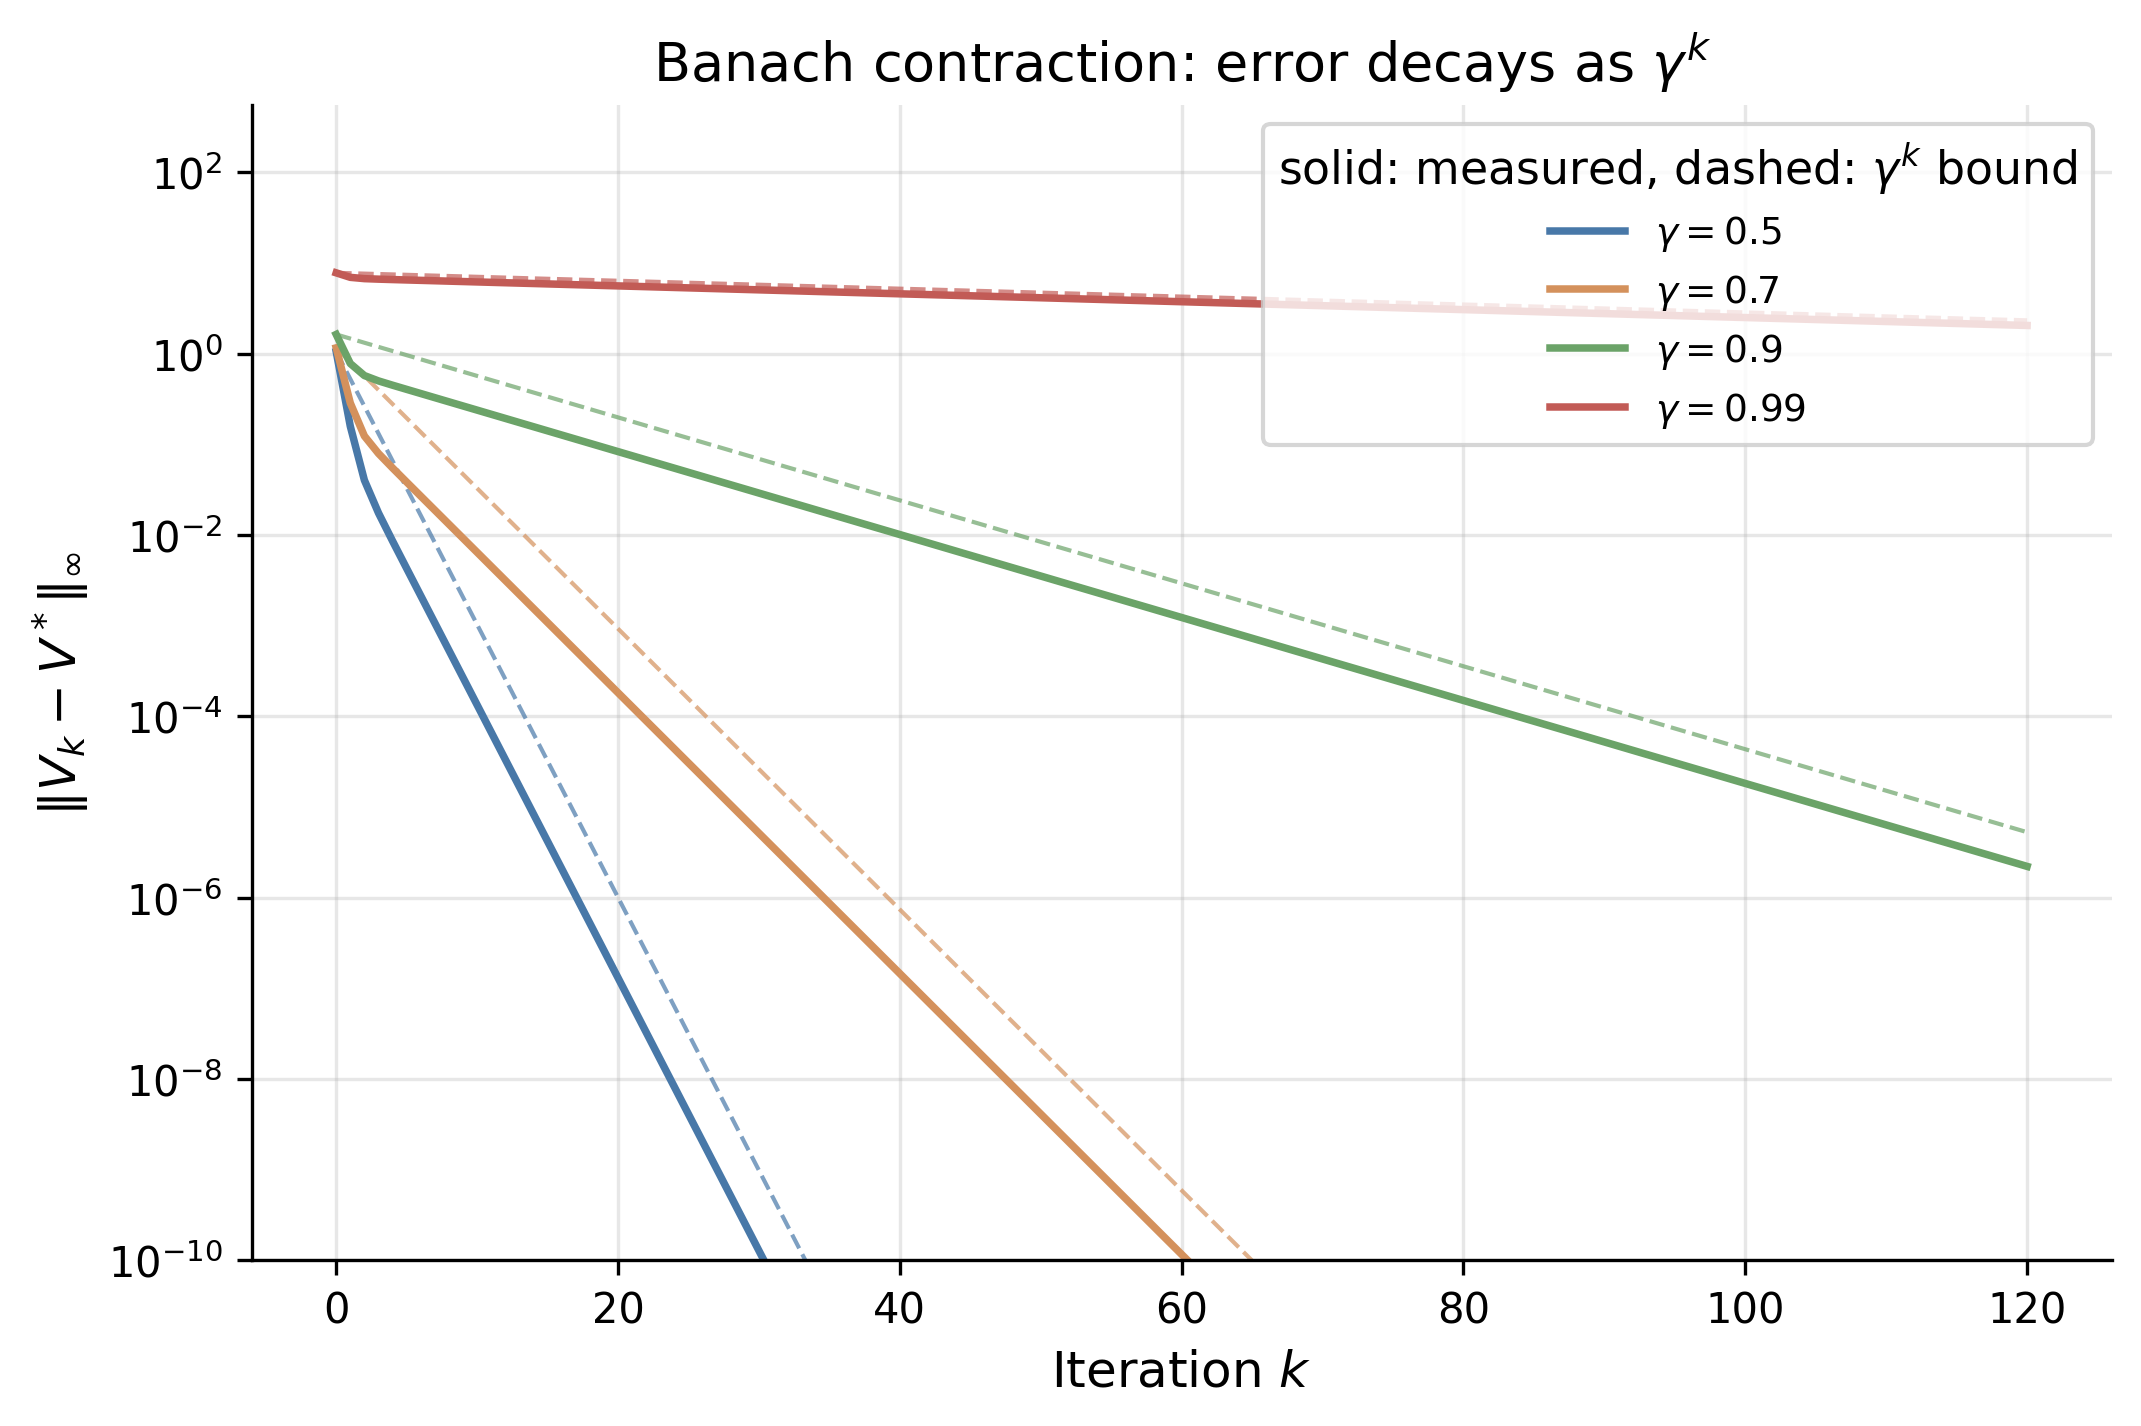

Recreate this plot in Python.
# Banach Fixed-Point Theorem: geometric convergence of a gamma-contraction
# Appendix A - Mathematical Preliminaries
# Iterates the policy-evaluation Bellman operator (a gamma-contraction) and checks
# that the error decays as gamma^k, the rate the Banach fixed-point theorem predicts.

import argparse
import os
import sys

sys.path.insert(0, os.path.join(os.path.dirname(__file__), "..", ".."))
from sims.sim_cache import compute_or_load, add_component_args, parse_force_set
from sims.plot_style import apply_style, COLORS, FIG_SINGLE

import numpy as np
import matplotlib

matplotlib.use("Agg")
import matplotlib.pyplot as plt

apply_style()

# ---------------------------------------------------------------------------
# Configuration
# ---------------------------------------------------------------------------

CACHE_DIR = os.path.join(os.path.dirname(__file__), "cache")
SCRIPT_NAME = "banach_contraction"
CONFIG = {
    "n_states": 50,
    "gammas": [0.5, 0.7, 0.9, 0.99],
    "n_iters": 120,
    "n_seeds": 30,
    "tol": 1e-10,
    "version": 1,
}

OUTPUT_DIR = os.path.dirname(__file__)

GAMMA_COLORS = {
    0.5: COLORS["blue"],
    0.7: COLORS["orange"],
    0.9: COLORS["green"],
    0.99: COLORS["red"],
}

# ---------------------------------------------------------------------------
# Operator: policy-evaluation Bellman operator T V = r + gamma P V (a gamma-contraction
# in the sup norm, since P is row-stochastic so ||P||_inf = 1).
# ---------------------------------------------------------------------------


def random_mdp(n_states, seed):
    """Random row-stochastic transition matrix P and bounded reward r."""
    rng = np.random.RandomState(seed)
    P = rng.dirichlet(np.ones(n_states), size=n_states)  # each row sums to 1
    r = rng.uniform(-1.0, 1.0, size=n_states)
    return P, r


def iterate_operator(P, r, gamma, V0, n_iters):
    """Return the sup-norm error ||V_k - V*||_inf for k = 0, ..., n_iters.

    V* solves V = r + gamma P V exactly, i.e. V* = (I - gamma P)^{-1} r.
    """
    n = len(r)
    V_star = np.linalg.solve(np.eye(n) - gamma * P, r)
    V = V0.copy()
    err = np.zeros(n_iters + 1)
    err[0] = np.max(np.abs(V - V_star))
    for k in range(1, n_iters + 1):
        V = r + gamma * (P @ V)  # one application of the Bellman operator T
        err[k] = np.max(np.abs(V - V_star))
    return err, V_star


# ---------------------------------------------------------------------------
# Computation
# ---------------------------------------------------------------------------


def _run_experiment():
    n_states = CONFIG["n_states"]
    gammas = CONFIG["gammas"]
    n_iters = CONFIG["n_iters"]
    n_seeds = CONFIG["n_seeds"]
    tol = CONFIG["tol"]

    print("Banach fixed-point: policy-evaluation operator T V = r + gamma P V")
    print(f"  States: {n_states}, seeds: {n_seeds}, iters: {n_iters}")
    print(f"  gammas: {gammas}")
    print()

    results = {}
    for gamma in gammas:
        errs = np.zeros((n_seeds, n_iters + 1))
        ratios = np.zeros(n_seeds)  # measured per-step contraction factor
        iters_to_tol = np.zeros(n_seeds)
        for si in range(n_seeds):
            P, r = random_mdp(n_states, seed=100 + si)
            err, _ = iterate_operator(P, r, gamma, np.zeros(n_states), n_iters)
            errs[si] = err
            # measured contraction factor: geometric mean of err[k+1]/err[k] over
            # the steps where the error is still above machine noise
            mask = err[:-1] > tol
            steps = np.maximum(mask.sum(), 1)
            ratios[si] = (err[steps] / err[0]) ** (1.0 / steps) if err[0] > 0 else 0.0
            below = np.where(err < tol)[0]
            iters_to_tol[si] = below[0] if len(below) > 0 else np.nan

        mean_err = errs.mean(axis=0)
        se_err = errs.std(axis=0) / np.sqrt(n_seeds)
        n_reached = int(np.sum(~np.isnan(iters_to_tol)))
        results[str(gamma)] = {
            "mean_err": mean_err,
            "se_err": se_err,
            "ratio_mean": float(ratios.mean()),
            "ratio_se": float(ratios.std() / np.sqrt(n_seeds)),
            "iters_to_tol_mean": float(np.nanmean(iters_to_tol))
            if n_reached
            else float("nan"),
            "iters_to_tol_count": n_reached,
            # theoretical iterations to reach tol from the mean initial error:
            "iters_pred": float(np.log(tol / mean_err[0]) / np.log(gamma))
            if mean_err[0] > 0
            else float("nan"),
        }
        print(
            f"  gamma={gamma:.2f}: measured contraction factor = "
            f"{results[str(gamma)]['ratio_mean']:.4f} +/- {results[str(gamma)]['ratio_se']:.4f} "
            f"(theory {gamma:.2f}); iters to tol = {results[str(gamma)]['iters_to_tol_mean']:.1f}"
        )

    return {"results": results, "config": CONFIG}


def compute_data(force=None):
    force = force or set()
    return compute_or_load(
        CACHE_DIR,
        SCRIPT_NAME,
        "banach",
        CONFIG,
        _run_experiment,
        force=("banach" in force),
    )


# ---------------------------------------------------------------------------
# Output generation
# ---------------------------------------------------------------------------


def generate_outputs(data):
    results = data["results"]
    config = data["config"]
    gammas = config["gammas"]
    tol = config["tol"]

    # --- Figure: log-scale error decay with the gamma^k bound overlaid ---
    fig, ax = plt.subplots(figsize=FIG_SINGLE)
    for gamma in gammas:
        r = results[str(gamma)]
        mean = r["mean_err"]
        k = np.arange(len(mean))
        color = GAMMA_COLORS[gamma]
        ax.semilogy(k, mean, color=color, linewidth=1.8, label=f"$\\gamma = {gamma}$")
        # theoretical bound gamma^k * ||V_0 - V*||
        bound = mean[0] * (gamma**k)
        ax.semilogy(k, bound, color=color, linewidth=1.0, linestyle="--", alpha=0.7)

    ax.set_xlabel("Iteration $k$")
    ax.set_ylabel(r"$\|V_k - V^*\|_\infty$")
    ax.set_title("Banach contraction: error decays as $\\gamma^k$")
    ax.set_ylim(tol, None)
    ax.legend(loc="upper right", title="solid: measured, dashed: $\\gamma^k$ bound")

    fig_path = os.path.join(OUTPUT_DIR, "banach_contraction.png")
    fig.savefig(fig_path, dpi=300, bbox_inches="tight")
    plt.close(fig)
    print(f"  Figure saved: {fig_path}")

    # --- LaTeX table ---
    tex_path = os.path.join(OUTPUT_DIR, "banach_contraction.tex")
    with open(tex_path, "w") as f:
        f.write("\\begin{table}[h]\n\\centering\n")
        f.write(
            "\\caption{Banach fixed-point convergence of the policy-evaluation operator "
            "$TV = r + \\gamma P V$ on a random "
            + str(config["n_states"])
            + "-state chain. Measured contraction factor is the geometric mean of "
            "$\\|V_{k+1}-V^*\\|_\\infty / \\|V_k-V^*\\|_\\infty$, which approaches $\\gamma$ "
            "from below as the transient sub-dominant modes decay. Mean $\\pm$ SE over "
            + str(config["n_seeds"])
            + " random MDPs.}\n"
        )
        f.write("\\label{tab:prelim_banach}\n")
        f.write("\\begin{tabular}{cccc}\n\\hline\n")
        f.write(
            "$\\gamma$ & Measured factor & Theory ($\\gamma$) & Iterations to $10^{-10}$ (predicted) \\\\\n"
        )
        f.write("\\hline\n")
        for gamma in gammas:
            r = results[str(gamma)]
            f.write(
                f"{gamma} & {r['ratio_mean']:.4f} $\\pm$ {r['ratio_se']:.4f} & "
                f"{gamma:.2f} & {r['iters_pred']:.0f} \\\\\n"
            )
        f.write("\\hline\n\\end{tabular}\n\\end{table}\n")
    print(f"  Table saved: {tex_path}")


# ---------------------------------------------------------------------------
# Main
# ---------------------------------------------------------------------------


def main():
    parser = argparse.ArgumentParser(
        description="Banach fixed-point contraction convergence"
    )
    add_component_args(parser)
    args = parser.parse_args()
    force = parse_force_set(args)

    print("=" * 70)
    print("BANACH FIXED-POINT THEOREM: GEOMETRIC CONVERGENCE")
    print("=" * 70)
    print()
    print("Operator: policy-evaluation Bellman operator T V = r + gamma P V,")
    print("  a gamma-contraction in the sup norm (P row-stochastic).")
    print("  Fixed point V* = (I - gamma P)^{-1} r.")
    print()

    if force:
        print(f"Force recompute: {sorted(force)}")

    if args.plots_only:
        data = compute_data()
        generate_outputs(data)
    elif args.data_only:
        compute_data(force=force)
    else:
        data = compute_data(force=force)
        generate_outputs(data)

    print("\nDone.")


if __name__ == "__main__":
    main()
